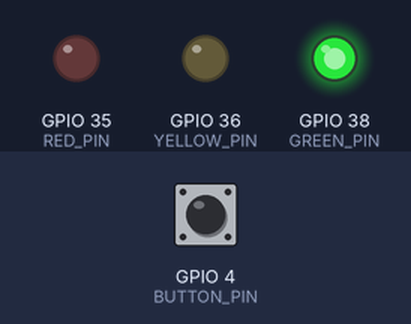
The program below on a simulated ESP32-S3. Shown: output pins drawn as LEDs (lit = HIGH). Dashed ring = blinking. Inputs (shaded band) come from the test bench; at power-on: GPIO 4 (BUTTON_PIN) LOW.

Above: at 1.2 s.
1.3 s: GPIO 4 (BUTTON_PIN) pulled HIGH for 0.15 s
At 1.47 s:
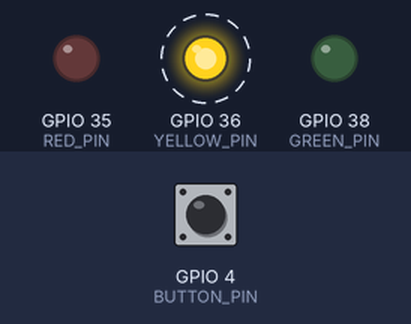
4.3 s: GPIO 4 (BUTTON_PIN) pulled HIGH for 1 s
At 7.82 s:
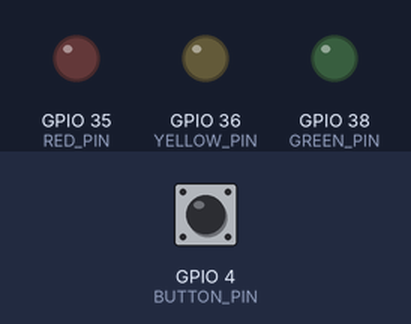
8.3 s: GPIO 4 (BUTTON_PIN) pulled HIGH for 3.2 s
At 8.47 s:
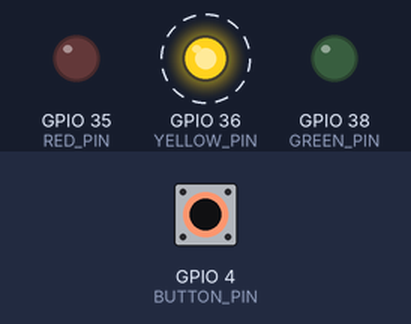
Timing chart, 0 to 19.0 s (numbered marks = the images above; inputs shaded):
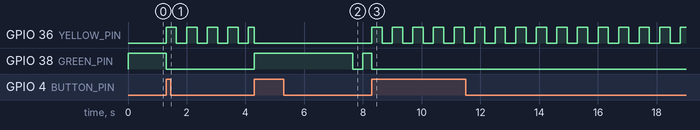

The program:

main.cpp
```cpp
#include <Arduino.h>
#include "soc/gpio_reg.h"

#define BUTTON_PIN     4
#define RED_PIN     35
#define GREEN_PIN     38
#define YELLOW_PIN     36

enum class StoplightState : uint8_t { Allow, AllowEnding, StopWarning, FullStop, FullStopEnding, NonRegualted };


struct Config {
    static constexpr uint8_t kAllowTime = 3;
    static constexpr uint8_t kWarningTime = 2;
    static constexpr uint32_t kStopTime = 3;
    static constexpr uint32_t kDebounceMs = 50;
    static constexpr uint32_t kEndingTime = 2;
    static constexpr uint32_t kBlinkIntervalMs = 350;
};

volatile StoplightState currentState = StoplightState::Allow;
StoplightState previousState = StoplightState::FullStopEnding;
unsigned long lastInterruptTime = 0;

unsigned long stateEnteredAt = 0;
unsigned long lastBlinkToggle = 0;
bool blinkOn = true;

void IRAM_ATTR handleButtonPress() {
    unsigned long currentTime = millis();

    if (currentTime - lastInterruptTime > Config::kDebounceMs) {
        lastInterruptTime = currentTime;
        currentState = (currentState == StoplightState::NonRegualted)
                           ? StoplightState::Allow
                           : StoplightState::NonRegualted;
    }
}

unsigned long stateDurationMs(StoplightState s) {
    switch (s) {
        case StoplightState::Allow:          return Config::kAllowTime * 1000UL;
        case StoplightState::AllowEnding:    return Config::kEndingTime * 1000UL;
        case StoplightState::StopWarning:    return Config::kWarningTime * 1000UL;
        case StoplightState::FullStop:       return Config::kStopTime * 1000UL;
        case StoplightState::FullStopEnding: return Config::kEndingTime * 1000UL;
        default:                              return 0; // NonRegualted: no auto timeout
    }
}

StoplightState nextNormalState(StoplightState s) {
    switch (s) {
        case StoplightState::Allow:          return StoplightState::AllowEnding;
        case StoplightState::AllowEnding:    return StoplightState::StopWarning;
        case StoplightState::StopWarning:    return StoplightState::FullStop;
        case StoplightState::FullStop:       return StoplightState::FullStopEnding;
        case StoplightState::FullStopEnding: return StoplightState::Allow;
        default:                              return StoplightState::NonRegualted;
    }
}

void setup() {
  Serial.begin(115200);
  pinMode(BUTTON_PIN, INPUT_PULLDOWN);
  pinMode(RED_PIN, OUTPUT);
  pinMode(GREEN_PIN, OUTPUT);
  pinMode(YELLOW_PIN, OUTPUT);

  attachInterrupt(digitalPinToInterrupt(BUTTON_PIN),
            handleButtonPress,
            RISING);

  stateEnteredAt = millis();
  lastBlinkToggle = millis();
  blinkOn = true;
}

void loop() {
    unsigned long now = millis();
    StoplightState state = currentState;

    if (state != previousState) {
        // ISR toggled currentState since the last pass — re-baseline timing.
        previousState = state;
        stateEnteredAt = now;
        lastBlinkToggle = now;
        blinkOn = true;
    } else if (state != StoplightState::NonRegualted &&
               now - stateEnteredAt >= stateDurationMs(state)) {
        state = nextNormalState(state);
        currentState = state;
        previousState = state;
        stateEnteredAt = now;
        lastBlinkToggle = now;
        blinkOn = true;
    }

    if (now - lastBlinkToggle >= Config::kBlinkIntervalMs) {
        lastBlinkToggle = now;
        blinkOn = !blinkOn;
    }

    bool red = false, yellow = false, green = false;
    switch (state) {
        case StoplightState::Allow:          green = true;              break;
        case StoplightState::AllowEnding:    green = blinkOn;           break;
        case StoplightState::StopWarning:    yellow = true;             break;
        case StoplightState::FullStop:       red = true;                break;
        case StoplightState::FullStopEnding: red = true; yellow = true; break;
        case StoplightState::NonRegualted:   yellow = blinkOn;          break;
    }

    digitalWrite(RED_PIN,    red    ? HIGH : LOW);
    digitalWrite(GREEN_PIN,  green  ? HIGH : LOW);
    digitalWrite(YELLOW_PIN, yellow ? HIGH : LOW);
}
```

Measured:
- after the input at 1.3 s, GPIO 36 (YELLOW_PIN): alternates HIGH for 0.35 s and LOW for 0.35 s, starting at once
- after the input at 4.3 s, GPIO 38 (GREEN_PIN): LOW → HIGH at once, → LOW 3.3 s later, → HIGH 0.35 s later
- after the input at 8.3 s, GPIO 35 (RED_PIN): stays LOW (without the input it goes to HIGH after 3.0 s); GPIO 36 (YELLOW_PIN): alternates HIGH for 0.35 s and LOW for 0.35 s, starting at once
